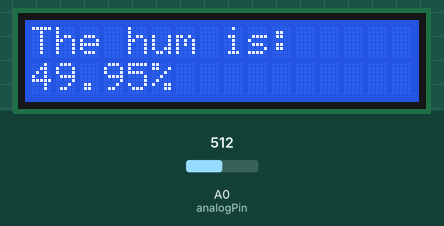
Recording of a sketch running on a simulated Arduino Uno, built with avr-gcc and run on an emulated ATmega328P. Shown: 16×2 character LCD. Inputs (shaded band) come from the test bench; at power-on: A0 (analogPin) = 512. What the sketch prints to the serial monitor is not drawn.

Above: at 1.2 s.
1.3 s: A0 (analogPin) set to 904
At 2.1 s:
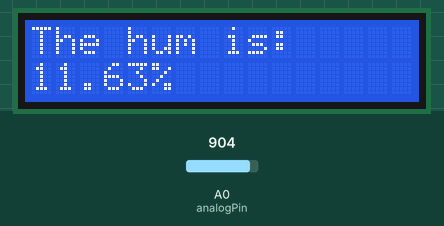
2.8 s: A0 (analogPin) set to 933
At 3.3 s:
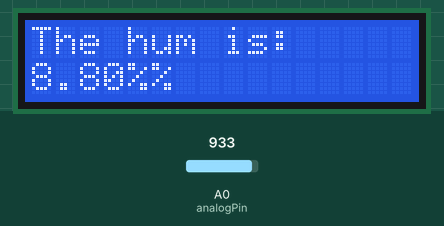
4.4 s: A0 (analogPin) set to 900
At 5.5 s:
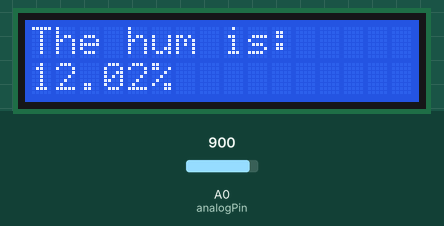
Timing chart, 0 to 7.4 s (numbered marks = the images above; inputs shaded):
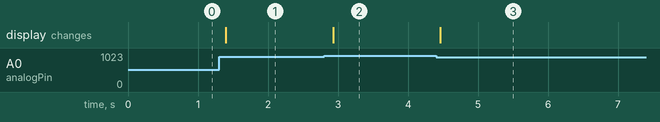

The sketch:

SoilMostureSensor.ino
```cpp
// SoilMostureSensor.ino
// Date: 2020/05/02

#include <Wire.h>
#include "LiquidCrystal_I2C.h"

int analogPin = A0;
LiquidCrystal_I2C lcd(0x27, 16, 2);

void setup()
{
    lcd.init();
    lcd.backlight();
    pinMode(analogPin, INPUT);
    Serial.begin(9600);
}

void loop() {
    float data=analogRead(analogPin);
    Serial.println(data);
    float i = data / 1023;
    float j = (1-i) * 100;
    lcd.setCursor(0, 0);
    lcd.print("The hum is: ");
    lcd.setCursor(0, 1);
    lcd.print((float)j, 2);
    lcd.print("%");
    delay(200);
}
```

Measured:
- the behaviour switches between 920 and 921 on A0 (analogPin) (found by bisection; images 1 and 2)
- after the input at 1.3 s, the display: changes after 0.10 s (image 1)
- after the input at 2.8 s, the display: changes after 0.13 s (image 2)
- after the input at 4.4 s, the display: changes after 0.06 s (image 3)
